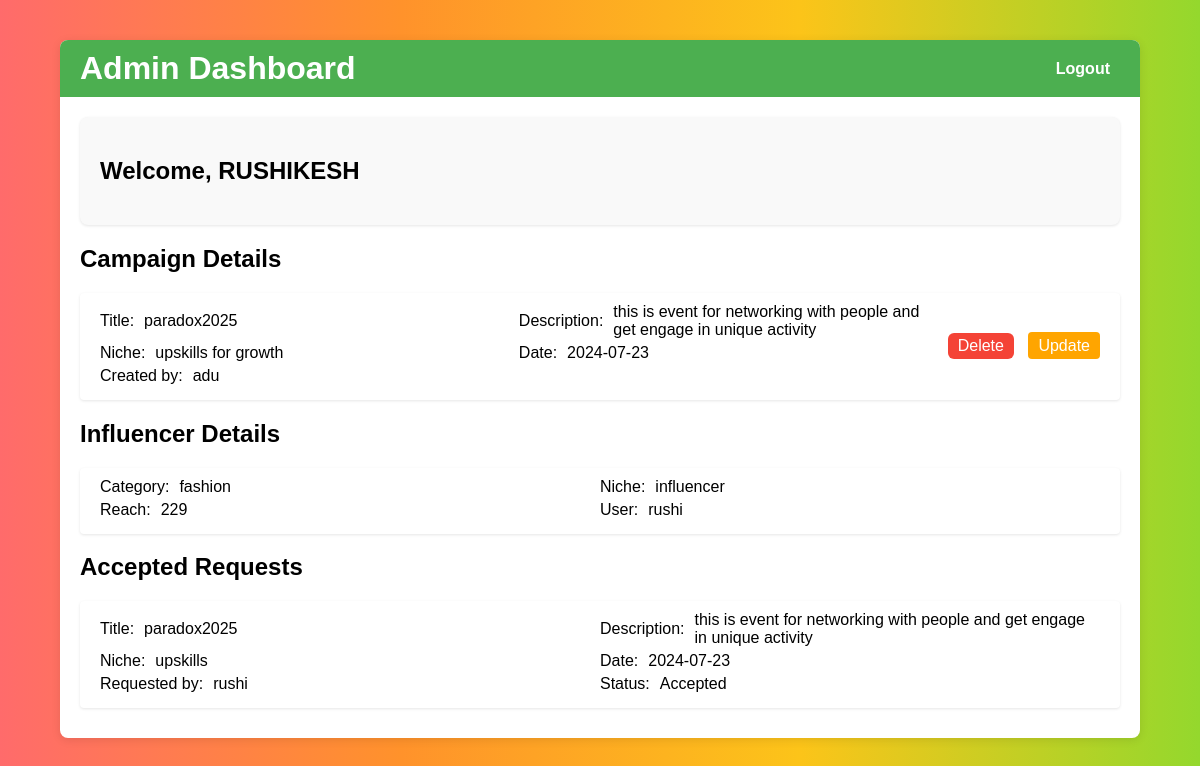
The page /admin on the database its author committed.
### model.py (models this page shows)
class Campaign(db.Model):
    id = db.Column(db.Integer, primary_key=True)
    title = db.Column(db.String(100), nullable=False)
    description = db.Column(db.Text, nullable=False)
    niche = db.Column(db.String(100), nullable=False)
    date = db.Column(db.Date, nullable=False)
    user_id = db.Column(db.Integer, db.ForeignKey('users.id'), nullable=False)

class Users(db.Model):
    id = db.Column(db.Integer, primary_key=True)
    username = db.Column(db.String(250), unique=True, nullable=False)
    password = db.Column(db.String(250), nullable=False)
    role = db.Column(db.String(50), nullable=False)
    campaigns = db.relationship('Campaign', backref='sponsor', lazy=True)
    influencer_signups = db.relationship('InfluencerSignup', backref='user', lazy=True)
    sponsor_signups = db.relationship('SponsorSignup', backref='user', lazy=True)
    Request_for_sponsor = db.relationship('request_for_sponsor', backref='user', lazy=True)

class InfluencerSignup(db.Model):
    id = db.Column(db.Integer, primary_key=True)
    category = db.Column(db.String(50), nullable=False)
    niche = db.Column(db.String(100), nullable=False)
    reach = db.Column(db.Integer, nullable=False)
    role = db.Column(db.String(50), nullable=False)
    user_id = db.Column(db.Integer, db.ForeignKey('users.id'), nullable=False)

class request_for_sponsor(db.Model):
    id = db.Column(db.Integer, primary_key=True)
    title = db.Column(db.String(100), nullable=False)
    description = db.Column(db.Text, nullable=False)
    niche = db.Column(db.String(100), nullable=False)
    date = db.Column(db.Date, nullable=False)
    user_id = db.Column(db.Integer, db.ForeignKey('users.id'), nullable=False)
    status = db.Column(db.String(20), nullable=False, default='Pending')
    camp_user_id = db.Column(db.Integer)

### app.py (the view)
@app.route('/admin')
def admin_dashboard():
    admin_name = "RUSHIKESH"
    campaigns = Campaign.query.all()
    influencers = InfluencerSignup.query.all()
    accepted_requests = request_for_sponsor.query.filter_by(status='Accepted').all()
    return render_template('admin.html', admin_name=admin_name, campaigns=campaigns, influencers=influencers, accepted_requests=accepted_requests)

### templates/admin.html (shortened to what this page needs)
<!doctype html>
<html lang="en">
<head>
    <link rel="stylesheet" href="{{ url_for('static', filename='admin.css') }}">
</head>
<body>
    <div class="dashboard">
        <header>
            <h1>Admin Dashboard</h1>
            <nav>
                <a href="/">Logout</a>
            </nav>
        </header>
        <main>
            <section class="welcome">
                <h2>Welcome, {{admin_name}}</h2>
            </section>
            <section>
                <h2>Campaign Details</h2>
                {% for campaign in campaigns %}
                <div class="campaign">
                    <div class="campaign-details">
                        <div class="detail">
                            <span>Title:</span> <span>{{ campaign.title }}</span>
                        </div>
                        <div class="detail">
                            <span>Description:</span> <span>{{ campaign.description }}</span>
                        </div>
                        <div class="detail">
                            <span>Niche:</span> <span>{{ campaign.niche }}</span>
                        </div>
                        <div class="detail">
                            <span>Date:</span> <span>{{ campaign.date }}</span>
                        </div>
                        <div class="detail">
                            <span>Created by:</span> <span>{{ campaign.sponsor.username }}</span>
                        </div>
                    </div>
                    <div class="campaign-actions">
                        <a href="{{ url_for('delete_user', id=campaign.id) }}" class="delete-btn">Delete</a>
                        <a href="{{ url_for('edit_campaign', campaign_id=campaign.id) }}" class="view-btn">Update</a>
                    </div>
                </div>
                {% endfor %}
            </section>
            <section>
                <h2>Influencer Details</h2>
                {% for influencer in influencers %}
                <div class="request">
                    <div class="request-details">
                        <div class="detail">
                            <span>Category:</span> <span>{{ influencer.category }}</span>
                        </div>
                        <div class="detail">
                            <span>Niche:</span> <span>{{ influencer.niche }}</span>
                        </div>
                        <div class="detail">
                            <span>Reach:</span> <span>{{ influencer.reach }}</span>
                        </div>
                        <div class="detail">
                            <span>User:</span> <span>{{ influencer.user.username }}</span>
                        </div>
                    </div>
                </div>
                {% endfor %}
            </section>
            <section>
                <h2>Accepted Requests</h2>
                {% for request in accepted_requests %}
                <div class="request">
                    <div class="request-details">
                        <div class="detail">
                            <span>Title:</span> <span>{{ request.title }}</span>
                        </div>
                        <div class="detail">
                            <span>Description:</span> <span>{{ request.description }}</span>
                        </div>
                        <div class="detail">
                            <span>Niche:</span> <span>{{ request.niche }}</span>
                        </div>
                        <div class="detail">
                            <span>Date:</span> <span>{{ request.date }}</span>
                        </div>
                        <div class="detail">
                            <span>Requested by:</span> <span>{{ request.user.username }}</span>
                        </div>
                        <div class="detail">
                            <span>Status:</span> <span>{{ request.status }}</span>
                        </div>
                    </div>
                </div>
                {% endfor %}
            </section>
        </main>
    </div>
</body>
</html>

### static/admin.css (style rules this page uses)
body, html { margin: 0; padding: 0; }
body { font-family: Arial, sans-serif; margin-top: 40px; background: linear-gradient(270deg, #ff6b6b, #f06595, #cc5de8, #845ef7, #5c7cfa, #4dabf7, #22b8cf, #20c997, #51cf66, #94d82d, #fcc419, #ff922b, #ff6b6b); background-size: 400% 400%; animation: gradientAnimation 15s ease infinite; }
.dashboard { width: 90%; max-width: 1200px; margin: 0 auto; background-color: #fff; box-shadow: 0 2px 10px rgba(0, 0, 0, 0.1); border-radius: 8px; overflow: hidden; }
header { background-color: #4CAF50; color: white; padding: 10px 20px; display: flex; justify-content: space-between; align-items: center; }
header h1 { margin: 0; }
header nav a { color: white; margin: 0 10px; text-decoration: none; font-weight: bold; }
main { padding: 20px; }
.welcome { margin-bottom: 20px; background-color: #f9f9f9; padding: 20px; border-radius: 8px; box-shadow: 0 1px 3px rgba(0, 0, 0, 0.1); }
.campaign, .request { display: flex; justify-content: space-between; align-items: center; padding: 10px 20px; margin-bottom: 10px; background-color: #fff; border-radius: 4px; box-shadow: 0 1px 3px rgba(0, 0, 0, 0.1); }
.campaign-details, .request-details { display: flex; flex-wrap: wrap; flex: 1; }
.detail { width: 50%; display: flex; align-items: center; margin-bottom: 5px; }
.detail span { margin-right: 10px; }
.delete-btn, .view-btn, .accept-btn, .reject-btn { padding: 5px 10px; border: none; border-radius: 4px; cursor: pointer; margin-left: 10px; text-decoration: none; color: white; }
.delete-btn { background-color: #f44336; }
.view-btn { background-color: #ffa500; }
.delete-btn { display: inline-block; padding: 4px 10px; background-color: #f44336; color: white; text-align: center; text-decoration: none; border: none; border-radius: 6px; cursor: pointer; transition: background-color 0.3s ease; }
.view-btn { padding: 5px 10px; border: none; border-radius: 4px; cursor: pointer; margin-left: 10px; background-color: #ffa500; color: white; }

### rows shown on the page
Campaign: title "paradox2025", description "this is event for networking with people and get engage in unique activity", niche "upskills for growth", date "2024-07-23", sponsor.username "adu"
InfluencerSignup: category "fashion", niche "influencer", reach "229", user.username "rushi"
request_for_sponsor: title "paradox2025", description "this is event for networking with people and get engage in unique activity", niche "upskills", date "2024-07-23", user.username "rushi", status "Accepted"

### other values the page prints
{{ admin_name }} "RUSHIKESH"
